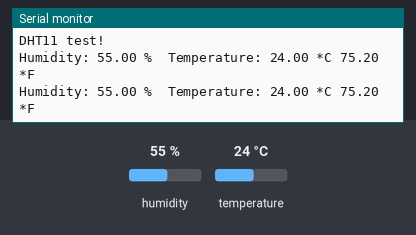
Simulated run of this sketch. Board: Arduino Uno, built with avr-gcc and run on an emulated ATmega328P. Shown: the last lines printed to the serial monitor. The inputs (shaded band) are chosen by the test bench; at power-on: humidity 55 %, temperature 24 °C.

Above: at 4.8 s.
4.9 s: humidity set to 22 %
At 7.1 s:
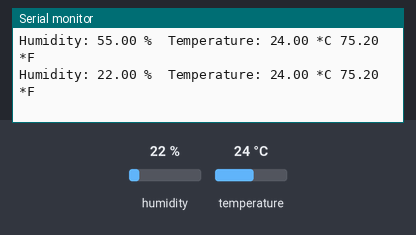
7.9 s: temperature set to 12 °C
At 9.6 s:
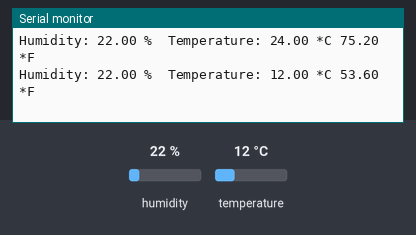
10.9 s: humidity set to 40 %
At 13.2 s:
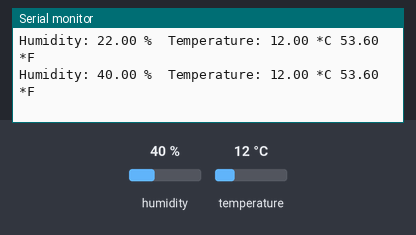
Timing chart, 0 to 14.7 s (numbered marks = the images above; inputs shaded):
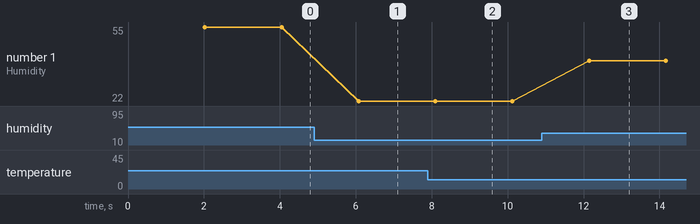

Measured:
- after the input at 4.9 s, the serial monitor: prints a new line after 1.2 s (image 1)
- after the input at 7.9 s, the serial monitor: prints a new line after 0.20 s (image 2)
- after the input at 10.9 s, the serial monitor: prints a new line after 1.2 s (image 3)
- plotted number 1: 55 → 22 after the input at 4.9 s, 22 → 40 after the input at 10.9 s

The sketch:

DHT11_example.ino
```cpp
// Example testing sketch for various DHT11 humidity/temperature sensor
// Written by ladyada, public domain
// modified by Scott Fitzgerald

#include "DHT.h"    // you'll need to include the library for the sensor
// it's called the "DHT sensor library" in the library manager
// you'll also need to get the "Adafruit Unified Sensor" library

#define DHTPIN 2     // what digital pin you're connected to
  // the library supports a number of these sensors
  // the one I used was the DHT11. You can read more about the
  // various kinds here : https://learn.adafruit.com/dht
#define DHTTYPE DHT11

// Initialize sensor
DHT dht(DHTPIN, DHTTYPE);

void setup() {
  Serial.begin(9600);
  Serial.println("DHT11 test!");

  dht.begin(); // start the library
}

void loop() {
  // Wait a few seconds between measurements.
  delay(2000);

  // Reading temperature or humidity takes about 250 milliseconds!
  // Sensor readings may be 'old' (it's a very slow sensor)
  float h = dht.readHumidity();
  // Read temperature as Celsius (the default)
  float t = dht.readTemperature();
  // Read temperature as Fahrenheit (isFahrenheit = true)
  float f = dht.readTemperature(true);

  // Check if any reads failed and exit early
  // isnan() check to see if the value is a number
  // it returns 1 if it's not, 0 if it is
  if (isnan(h) || isnan(t) || isnan(f)) {
    Serial.println("Failed to read from DHT sensor!");
    return;
  }

  Serial.print("Humidity: ");
  Serial.print(h);
  Serial.print(" %\t");
  Serial.print("Temperature: ");
  Serial.print(t);
  Serial.print(" *C ");
  Serial.print(f);
  Serial.println(" *F");
}
```
